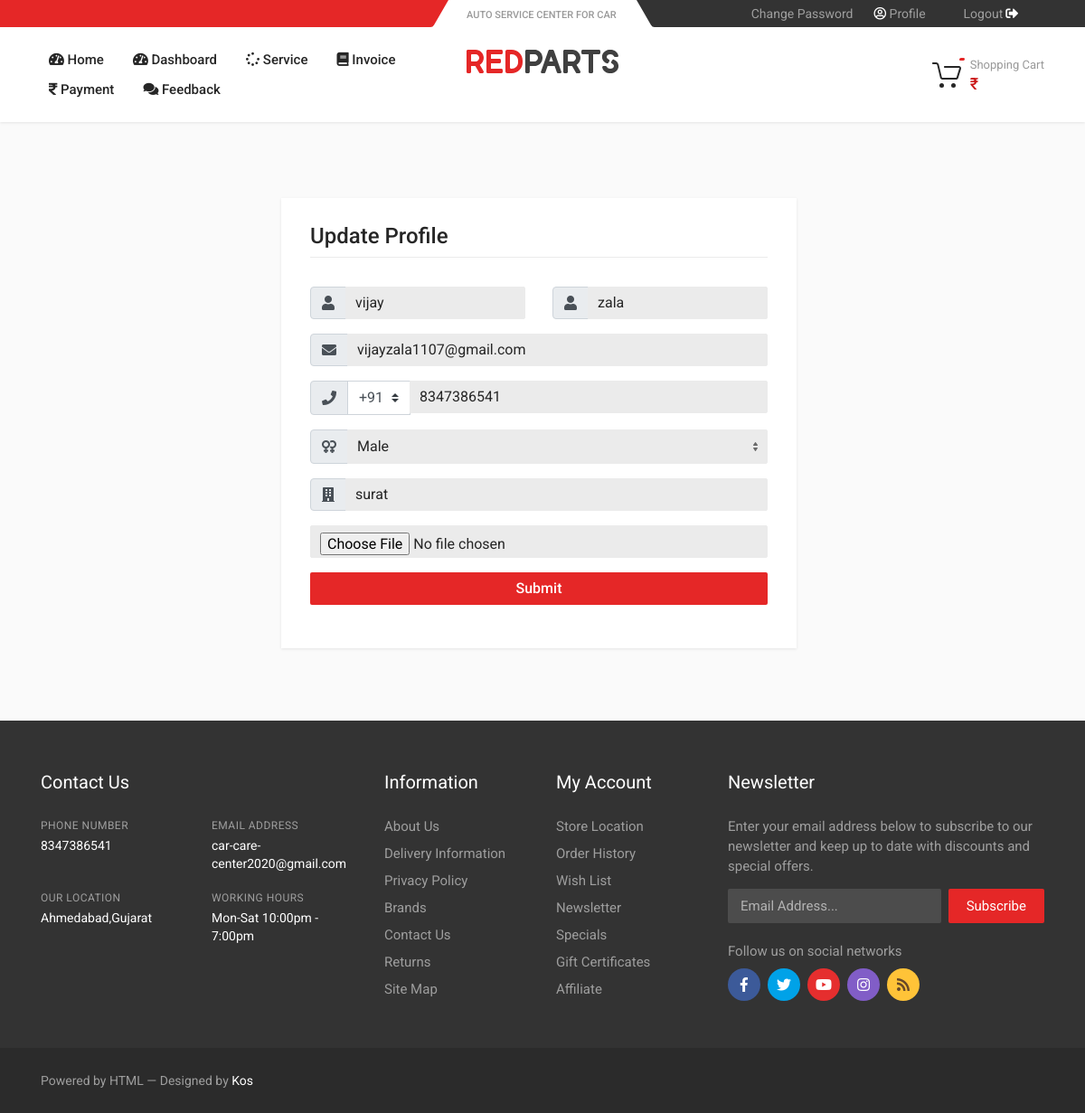
The app's page /cust_edit_profile (signed in) with its own data.
### CCC/models.py (models this page shows, shortened)
class customer(models.Model):
    fname = models.CharField(max_length=30)
    lname = models.CharField(max_length=30)
    email = models.EmailField()
    mobile = models.CharField(max_length=20)
    gender = models.CharField(max_length=7)
    address = models.CharField(max_length=100)
    password = models.CharField(max_length=20)
    image = models.ImageField(upload_to='images/')

### CCC/views.py (the view)
# urls.py: path("cust_edit_profile",views.cust_edit_profile,name="cust_edit_profile"),
def cust_edit_profile(request):
    if request.method == 'POST':
        if 'user' in request.session and request.FILES['image']:
            cust = customer.objects.get(fname = request.session['user'])
            fname = request.POST.get('fname')
            lname = request.POST.get('lname')
            email = request.POST.get('email')
            gender = request.POST.get('gender')
            address = request.POST.get('address')
            mobile = request.POST.get('mobile')
            myfile = request.FILES['image']
            fs = FileSystemStorage()
            filename = fs.save(myfile.name, myfile)
            uploaded_file_url = fs.url(filename)
            enquiry = customer.objects.all().filter(id=cust.id).update(fname=fname,lname=lname,email=email,gender=gender,address=address,mobile=mobile,image=myfile)
            request.session['user']=fname
            return redirect('customer_profile')
        else:
            return redirect('customerlogin')
    else:
        if 'user' in request.session:
            cust = customer.objects.get(fname = request.session['user'])
            return render(request,'car/cust_profile_edit.html',{'user':cust})
        else:
            return redirect('customerlogin')

### templates/car/cust_profile_edit.html (shortened to what this page needs)
<!DOCTYPE html>
<html>
{% load static %}
<head>
    <link rel="stylesheet" href="{% static  'vendor/bootstrap/css/bootstrap.css' %}">
    <link rel="stylesheet" href="{% static 'vendor/owl-carousel/assets/owl.carousel.min.css' %}">
    <link rel="stylesheet" href="{% static 'vendor/photoswipe/photoswipe.css' %}">
    <link rel="stylesheet" href="{% static 'vendor/photoswipe/default-skin/default-skin.css' %}">
    <link rel="stylesheet" href="{% static 'vendor/select2/css/select2.min.css' %}">
    <link rel="stylesheet" href="{% static 'css/style.css' %}">
    <link rel="stylesheet" href="{% static 'css/style.header-spaceship-variant-one.css' %}" media="(min-width: 1200px)">
    <link rel="stylesheet" href="{% static 'css/style.mobile-header-variant-one.css' %}" media="(max-width: 1199px)">
    <link rel="stylesheet" href="{% static 'vendor/fontawesome/css/all.min.css' %}">
    <link href="//maxcdn.bootstrapcdn.com/bootstrap/4.0.0/css/bootstrap.min.css" rel="stylesheet" id="bootstrap-css">
    <link rel="stylesheet" href="https://use.fontawesome.com/releases/v5.0.8/css/all.css">
</head>
<body>
    {% include "car/customerbase.html" %}
    <div class="site__body">
        <div class="block-space block-space--layout--after-header"></div>
        <div class="block">
            <div class="container container--max--lg">
                <div class="row">
                    <div class="col-md-8 d-flex mt-4 mt-md-0" style="margin: auto;">
                        <div class="card flex-grow-1 mb-0 ml-0 ml-lg-3 mr-0 mr-lg-4">
                            <div class="card-body card-body--padding--2">
                                <h3 class="card-title">Update Profile</h3>
                                <form method="POST" enctype="multipart/form-data">
                                    <div class="row">
                                        <div class="form-group input-group col-md-6">
                                            <div class="input-group-prepend">
                                                <span class="input-group-text"> <i class="fa fa-user"></i> </span>
                                            </div>
                                            <input name="fname" id="fname" value="{{user.fname}}" class="form-control" placeholder="First name" type="text">
                                        </div>
                                        <div class="form-group input-group col-md-6">
                                            <div class="input-group-prepend">
                                                <span class="input-group-text"> <i class="fa fa-user"></i> </span>
                                            </div>
                                            <input name="lname" id="lname" value="{{user.lname}}" class="form-control" placeholder="Last name" type="text">
                                        </div>
                                    </div>
                                    <div class="form-group input-group">
                                        <div class="input-group-prepend">
                                            <span class="input-group-text"> <i class="fa fa-envelope"></i> </span>
                                        </div>
                                        <input name="email" id="email" value="{{user.email}}" class="form-control" placeholder="Email address" type="email">
                                    </div>
                                    <div class="form-group input-group">
                                        <div class="input-group-prepend">
                                            <span class="input-group-text"> <i class="fa fa-phone"></i> </span>
                                        </div>
                                        <select class="custom-select" style="max-width: 70px;">
											<option selected="">+91</option>
										</select>
                                        <input name="mobile" id="mobile" value="{{user.mobile}}" class="form-control" placeholder="Phone number">
                                    </div>
                                    <div class="form-group input-group">
                                        <div class="input-group-prepend">
                                            <span class="input-group-text"> <i class="fa fa-venus-double"></i> </span>
                                        </div>
                                        <select name="gender" class="form-control">
											<option value={{user.gender}}>{{user.gender}}</option>
										</select>
                                    </div>
                                    <div class="form-group input-group">
                                        <div class="input-group-prepend">
                                            <span class="input-group-text"> <i class="fa fa-building"></i> </span>
                                        </div>
                                        <input name="address" id="address" value="{{user.address}}" class="form-control" placeholder="Address" type="address">
                                    </div>
                                    <div class="form-group input-group">
                                        <input name="image" src = "{{user.image.url}}" value="{{user.image}}"  id="image" class="form-control" type="file">
                                    </div>
                                        <div class="form-group">
                                        <button type="submit" id="btnSubmit" class="btn btn-primary btn-block"> Submit
										</button>
                                    </div>
                                </form>
                            </div>
                        </div>
                    </div>
                </div>
            </div>
        </div>
        <div class="block-space block-space--layout--before-footer"></div>
    </div>
    {% include "car/footer.html" %}
</body>
</html>

### records on screen
customer: fname "vijay", lname "zala", email "vijayzala1107@gmail.com", mobile "8347386541", gender "Male", address "surat"
